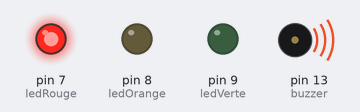
This sketch was run on a simulated Arduino Uno, built with avr-gcc and run on an emulated ATmega328P. Parts: output pins drawn as LEDs (lit = HIGH), buzzer (waves = sounding).

Above: at 0.1 s.
At 2.7 s:
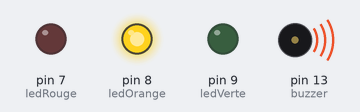
Timing chart, 0 to 3.0 s (numbered marks = the images above):
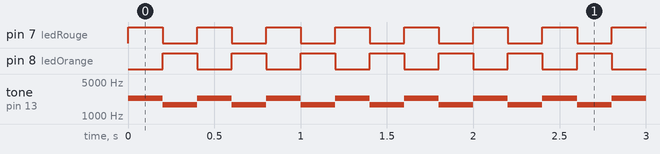

The sketch:

LED_SIRENE.ino
```cpp
// DÉFINITION DES INDICATEURS
int buzzer =13; // BUZZER (SIRÈNE D'ALARME)
int ledRouge = 7; // LED ROUGE
int ledOrange = 8; // LED ORANGE
int ledVerte = 9; // LED VERTE
void setup() {
  // put your setup code here, to run once:
   pinMode(ledRouge,OUTPUT);
   pinMode(ledOrange,OUTPUT);
   pinMode(ledVerte,OUTPUT);

   pinMode(buzzer, OUTPUT);
}

void loop() {
  // put your main code here, to run repeatedly:
  tone(buzzer, 2300);
  digitalWrite(ledRouge,HIGH);
  digitalWrite(ledOrange,LOW);
  delay(200);
  tone(buzzer, 1700);
  digitalWrite(ledRouge,LOW);
  digitalWrite(ledOrange,HIGH);
  //noTone(buzzer);
  delay(200);
}
```

Measured:
- by itself, pin 7 (ledRouge), pin 8 (ledOrange): alternates HIGH for 0.20 s and LOW for 0.20 s
- by itself, tone on pin 13 (buzzer): alternates 2300 Hz for 0.20 s and 1700 Hz for 0.20 s
